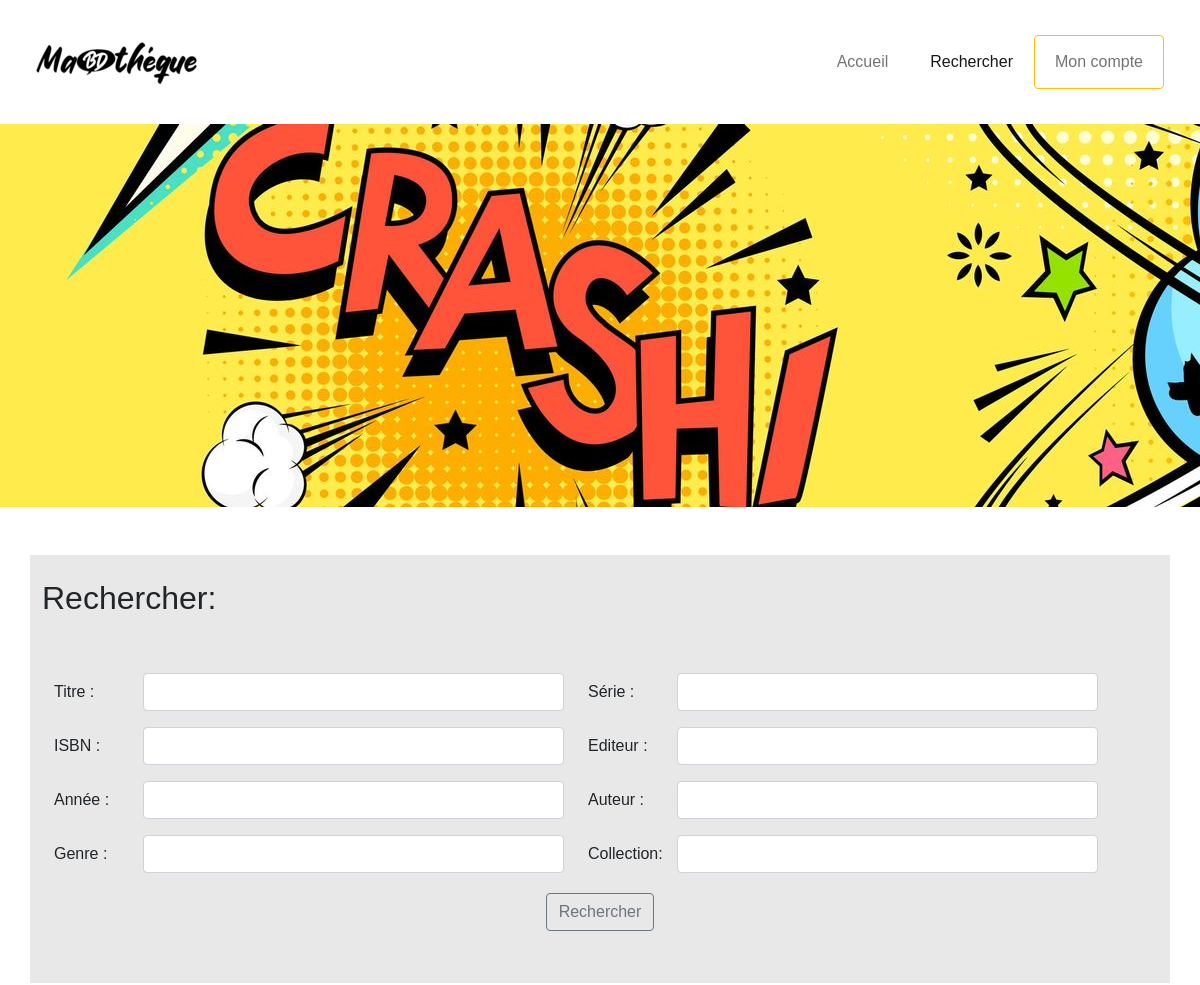
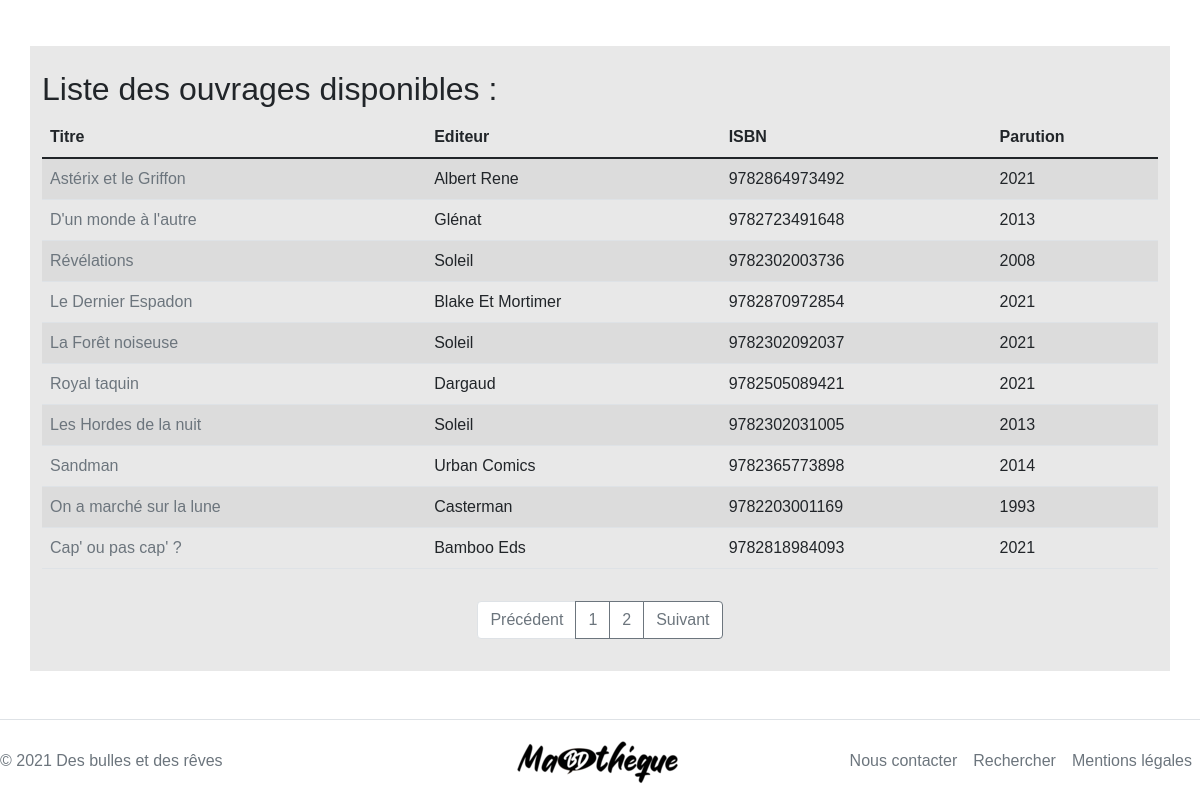
The app's page /rechercher.php (signed in) with its own data (2 pictures, top to bottom).
### tables this page shows
CREATE TABLE `ouvrage` (
  `id_ouvrage` int(11) NOT NULL,
  `tome` int(11) DEFAULT NULL,
  `isbn` varchar(50) NOT NULL,
  `titre` varchar(255) NOT NULL,
  `annee` year(4) NOT NULL,
  `resume` text DEFAULT NULL,
  `id_editeur` int(11) NOT NULL,
  `id_genre` int(11) NOT NULL,
  `id_collection` int(11) DEFAULT NULL,
  `id_serie` int(11) DEFAULT NULL
);

CREATE TABLE `editeur` (
  `id_editeur` int(11) NOT NULL,
  `nom` varchar(255) NOT NULL
);

### rechercher.php (the view, shortened to what this page needs)
<?php
require 'header.php';
?>
<div class="overflow-hidden">
    <img src="./assets/images/bg-mabd.jpg" alt="ma bdthéque background" height="383">
</div>
<div class="container bg-grey my-5">
    <h2 class="pt-4">Rechercher:</h2>
    <div class="container py-5">
        <form method="post" action="rechercher.php#resultat" class="row">
            <div class="row mb-3 col-6">
                <label for="titre" class="col-sm-2 col-form-label">Titre :</label>
                <div class="col-sm-10">
                    <input type="text" name="titre" class="form-control" id="titre" value="<?= $_POST['titre'] ?? '' ?>">
                </div>
            </div>
            <div class="row mb-3 col-6">
                <label for="serie" class="col-sm-2 col-form-label">Série :</label>
                <div class="col-sm-10">
                    <input type="text" name="serie" class="form-control" id="serie" value="<?= $_POST['serie'] ?? '' ?>">
                </div>
            </div>
            <div class="row mb-3 col-6">
                <label for="isbn" class="col-sm-2 col-form-label">ISBN :</label>
                <div class="col-sm-10">
                    <input type="text" name="isbn" class="form-control" id="isbn" value="<?= $_POST['isbn'] ?? '' ?>">
                </div>
            </div>
            <div class="row mb-3 col-6">
                <label for="editeur" class="col-sm-2 col-form-label">Editeur :</label>
                <div class="col-sm-10">
                    <input type="text" name="editeur" class="form-control" id="editeur" value="<?= $_POST['editeur'] ?? '' ?>">
                </div>
            </div>
            <div class="row mb-3 col-6">
                <label for="annee" class="col-sm-2 col-form-label">Année :</label>
                <div class="col-sm-10">
                    <input type="number" min="1700" max="2099" step="1" name="annee" class="form-control" id="annee" value="<?= $_POST['annee'] ?? '' ?>">
                </div>
            </div>
            <div class="row mb-3 col-6">
                <label for="auteur" class="col-sm-2 col-form-label">Auteur :</label>
                <div class="col-sm-10">
                    <input type="text" name="auteur" class="form-control" id="auteur" value="<?= $_POST['auteur'] ?? '' ?>">
                </div>
            </div>
            <div class="row mb-3 col-6">
                <label for="genre" class="col-sm-2 col-form-label">Genre :</label>
                <div class="col-sm-10">
                    <input type="text" name="genre" class="form-control" id="genre" value="<?= $_POST['genre'] ?? '' ?>">
                </div>
            </div>
            <div class="row mb-3 col-6">
                <label for="collection" class="col-sm-2 col-form-label">Collection:</label>
                <div class="col-sm-10">
                    <input type="text" name="collection" class="form-control" id="collection" value="<?= $_POST['collection'] ?? '' ?>">
                </div>
            </div>
            <div class="py-1 text-center">
                <button class="btn btn-outline-secondary" name="submit" type="submit">Rechercher</button>
            </div>
        </form>
    </div>
</div>
<div class="container bg-grey my-5" id="resultat">
    <h2 class="pt-4">Liste des ouvrages disponibles :</h2>
    <?php
    $page = $_GET['page'] ?? '1';
    $rownumber = $_GET['rownumber'] ?? '10';
    $where = '';
    $param = [];
    $statement = $dbh->prepare('SELECT ouvrage.id_ouvrage, titre, editeur.nom AS "nom", isbn, annee FROM ouvrage
    JOIN editeur ON editeur.id_editeur = ouvrage.id_editeur' .
    $where . ' limit ' . (($page - 1) * $rownumber) . ',' . $rownumber);
    try {
    ?>
        <table class="table table-striped" id="table-oeuvre">
            <thead>
                <tr>
                    <th scope="col">Titre</th>
                    <th scope="col">Editeur</th>
                    <th scope="col">ISBN</th>
                    <th scope="col">Parution</th>
                </tr>
            </thead>
            <tbody>
                <?php
                $statement->execute($param);
                foreach ($statement as $row) {
                ?>
                    <tr>
                        <td><a class="text-decoration-none text-muted" href="./fiche_album.php?id=<?= $row['id_ouvrage'] ?>"><?= $row['titre'] ?></a></td>
                        <td><?= $row['nom'] ?></td>
                        <td><?= $row['isbn'] ?></td>
                        <td><?= $row['annee'] ?></td>
                    </tr>
                <?php $dbh = null;
                }
                ?>
            </tbody>
        </table>
        <nav aria-label="Page navigation example" class="py-3">
            <ul class="pagination justify-content-center">
                <li class="page-item disabled">
                    <a class="page-link">Précédent</a>
                </li>
                <li class="page-item"><a class="page-link" href="./rechercher.php?page=1#resultat">1</a></li>
                <li class="page-item"><a class="page-link" href="./rechercher.php?page=2#resultat">2</a></li>
                <li class="page-item">
                    <a class="page-link" href="./rechercher.php?page=2#resultat">Suivant</a>
                </li>
            </ul>
        </nav>
    <?php
    } catch (PDOException $e) {
    ?>
        <div class="py-1 text-center">Cette ouvrage n'est pas présent dans la liste. Vous pouvez l'ajouter :
            <a class="btn btn-secondary" href="./creation.php" role="button">Ajouter</a>
        </div>
        </tbody>
        </table>
    <?php
    }
    ?>
</div>
<?php require 'footer.php'; ?>

### assets/css/main.css (style rules this page uses)
:root { --primary-color: #ff6600; --secondary-color: #669933; --tertiary-color: #0066cc; --quatro-color: #5c5c5c; }
* { margin: 0px; padding: 0px; box-sizing: border-box; }
ul { list-style-type: none; }
body, html { height: 100%; font-family: 'Lucida Sans', 'Lucida Sans Regular', 'Lucida Grande', 'Lucida Sans Unicode', Verdana, sans-serif; background-color: white; }
.bg-grey { background-color: #E8E8E8; }
.page-link { color: #6c757d; border-color: #6c757d; }

### records on screen
ouvrage: titre "Astérix et le Griffon", id_editeur.nom "Albert Rene", isbn "9782864973492", annee "2021"
ouvrage: titre "D'un monde à l'autre", id_editeur.nom "Glénat", isbn "9782723491648", annee "2013"
ouvrage: titre "Révélations", id_editeur.nom "Soleil", isbn "9782302003736", annee "2008"
ouvrage: titre "Le Dernier Espadon", id_editeur.nom "Blake Et Mortimer", isbn "9782870972854", annee "2021"
ouvrage: titre "La Forêt noiseuse", id_editeur.nom "Soleil", isbn "9782302092037", annee "2021"
ouvrage: titre "Royal taquin", id_editeur.nom "Dargaud", isbn "9782505089421", annee "2021"
ouvrage: titre "Les Hordes de la nuit", id_editeur.nom "Soleil", isbn "9782302031005", annee "2013"
ouvrage: titre "Sandman", id_editeur.nom "Urban Comics", isbn "9782365773898", annee "2014"
ouvrage: titre "On a marché sur la lune", id_editeur.nom "Casterman", isbn "9782203001169", annee "1993"
ouvrage: titre "Cap' ou pas cap' ?", id_editeur.nom "Bamboo Eds", isbn "9782818984093", annee "2021"

### other values on screen
$titre "Accueil Rechercher Mon compte"
